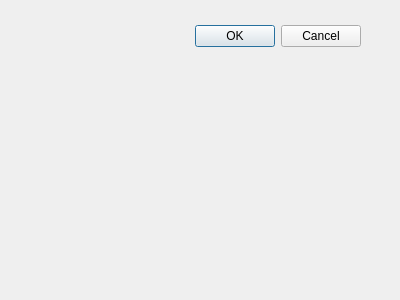
<?xml version="1.0" encoding="UTF-8"?>
<ui version="4.0">
 <class>Dialog</class>
 <widget class="QDialog" name="Dialog">
  <property name="geometry">
   <rect>
    <x>0</x>
    <y>0</y>
    <width>400</width>
    <height>300</height>
   </rect>
  </property>
  <property name="windowTitle">
   <string>Dialog</string>
  </property>
  <widget class="QDialogButtonBox" name="buttonBox">
   <property name="geometry">
    <rect>
     <x>20</x>
     <y>20</y>
     <width>341</width>
     <height>32</height>
    </rect>
   </property>
   <property name="orientation">
    <enum>Qt::Horizontal</enum>
   </property>
   <property name="standardButtons">
    <set>QDialogButtonBox::Cancel|QDialogButtonBox::Ok</set>
   </property>
  </widget>
 </widget>
 <resources/>
 <connections>
  <connection>
   <sender>buttonBox</sender>
   <signal>accepted()</signal>
   <receiver>Dialog</receiver>
   <slot>accept()</slot>
   <hints>
    <hint type="sourcelabel">
     <x>248</x>
     <y>254</y>
    </hint>
    <hint type="destinationlabel">
     <x>157</x>
     <y>274</y>
    </hint>
   </hints>
  </connection>
  <connection>
   <sender>buttonBox</sender>
   <signal>rejected()</signal>
   <receiver>Dialog</receiver>
   <slot>reject()</slot>
   <hints>
    <hint type="sourcelabel">
     <x>316</x>
     <y>260</y>
    </hint>
    <hint type="destinationlabel">
     <x>286</x>
     <y>274</y>
    </hint>
   </hints>
  </connection>
 </connections>
</ui>
